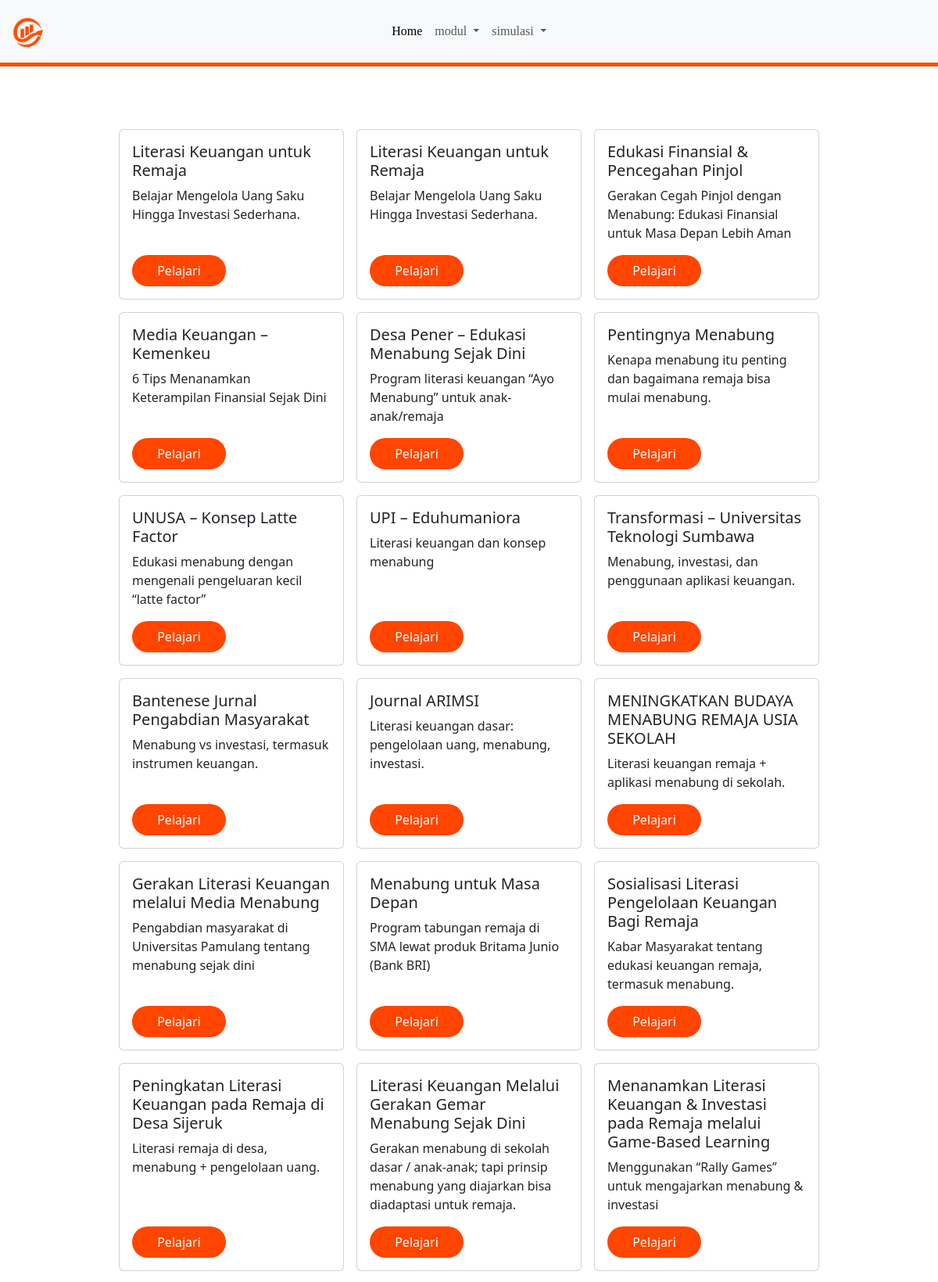
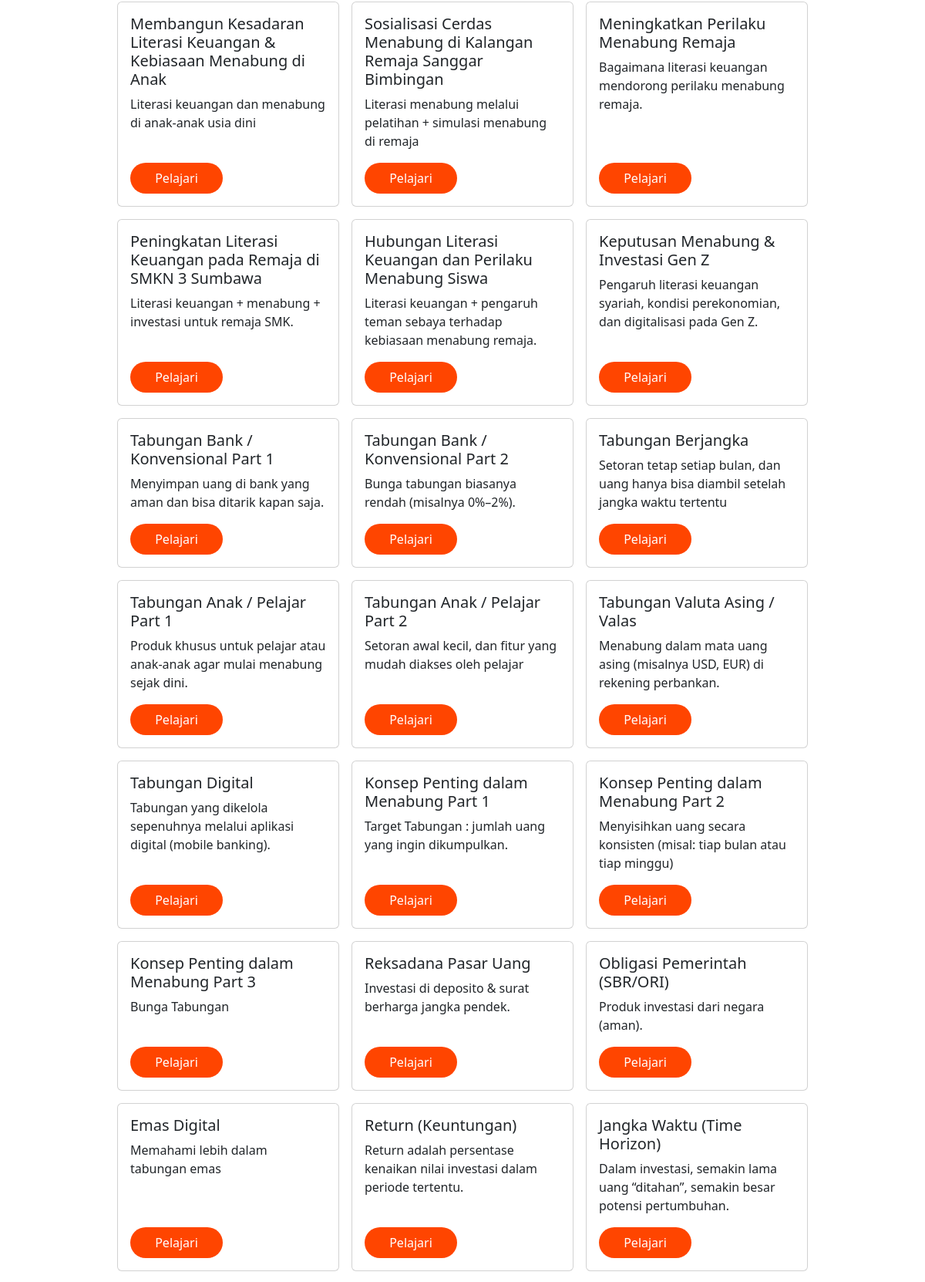
The page /modul.php (upper part) on the database its author committed (2 pictures, top to bottom).
### modul.php (the view, shortened to what this page needs)
<?php
    include 'koneksi.php';
    $query =  "SELECT * FROM `modul belajar`;";
    $sql = mysqli_query($conn, $query);
?>
<!doctype html>
<html lang="en">
<head>
    <link href="style.css" rel="stylesheet">
    <link href="css/bootstrap.min.css" rel="stylesheet">
</head>
<body>
    <nav class="navbar navbar-expand-lg bg-body-tertiary">
        <div class="container-fluid">
            <a class="navbar-brand" href="#">
                <img src="src/sikat.png" alt="Logo" width="50" height="50" class="d-inline-block align-text-top">
            </a>
            <div class="collapse navbar-collapse" id="navbarNavDropdown">
                <ul class="navbar-nav position-absolute top-50  start-50 translate-middle">
                    <li class="nav-item">
                        <a class="nav-link active" aria-current="page" href="index.html">Home</a>
                    </li>
                    <li class="nav-item dropdown">
                        <a class="nav-link dropdown-toggle" href="#" role="button" data-bs-toggle="dropdown"
                            aria-expanded="false">
                            modul
                        </a>
                    </li>
                    <li class="nav-item dropdown">
                        <a class="nav-link dropdown-toggle" href="#" role="button" data-bs-toggle="dropdown"
                            aria-expanded="false">
                            simulasi
                        </a>
                    </li>
                </ul>
            </div>
        </div>
    </nav>
    <main>
        <div class="konten">
        <?php
        while($result = mysqli_fetch_assoc($sql)){
        ?>
        <form method="POST" class="card" style="width: 18rem;">
            <div class="card-body">
                <h5 class="card-title">
                    <?php
                    echo $result['judul modul'];
                    ?>
                </h5>
                <p class="card-text">
                    <?php
                    echo $result['deskripsi'];
                    ?>
                </p>
                <a href="
                <?php
                    echo $result['konten modul'];
                ?>
                " class="card-link" name="pelajari" >Pelajari</a>
            </div>
        </form>
        <?php
        }
        ?>
    </main>
</body>
</html>

### style.css (style rules this page uses)
main { display: flex; margin-top: 2rem; }
body { font-family: "HYWenHei"; margin: 0; display: flex; justify-content: center; flex-direction: column; min-height: 100vh; }
.konten { padding: 2rem; margin: 1rem; display: flex; justify-content: center; flex-wrap: wrap; gap: 1rem; }
.navbar { border-bottom: 5px solid; border-color: #FF4D00; font-family: 'hywenhei'; }
.card-body { display: flex; flex-direction: column; }
.card-body a { margin-top: auto; display: flex; justify-content: center; align-items: center; text-decoration: none; color: white; background-color: orangered; border-radius: 2rem; width: 120px; height: 40px; padding: 10px 20px; }
nav { display: flex; align-items: center; }

### rows shown on the page
modul belajar: judul modul "Literasi Keuangan untuk Remaja", deskripsi "Belajar Mengelola Uang Saku Hingga Investasi Sederhana."
modul belajar: judul modul "Literasi Keuangan untuk Remaja", deskripsi "Belajar Mengelola Uang Saku Hingga Investasi Sederhana."
modul belajar: judul modul "Edukasi Finansial & Pencegahan Pinjol", deskripsi "Gerakan Cegah Pinjol dengan Menabung: Edukasi Finansial untuk Masa Depan Lebih Aman"
modul belajar: judul modul "Media Keuangan – Kemenkeu", deskripsi "6 Tips Menanamkan Keterampilan Finansial Sejak Dini"
modul belajar: judul modul "Desa Pener – Edukasi Menabung Sejak Dini", deskripsi "Program literasi keuangan “Ayo Menabung” untuk anak-anak/remaja"
modul belajar: judul modul "Pentingnya Menabung", deskripsi "Kenapa menabung itu penting dan bagaimana remaja bisa mulai menabung."
modul belajar: judul modul "UNUSA – Konsep Latte Factor", deskripsi "Edukasi menabung dengan mengenali pengeluaran kecil “latte factor”"
modul belajar: judul modul "UPI – Eduhumaniora", deskripsi "Literasi keuangan dan konsep menabung"
modul belajar: judul modul "Transformasi – Universitas Teknologi Sumbawa", deskripsi "Menabung, investasi, dan penggunaan aplikasi keuangan."
modul belajar: judul modul "Bantenese Jurnal Pengabdian Masyarakat", deskripsi "Menabung vs investasi, termasuk instrumen keuangan."
modul belajar: judul modul "Journal ARIMSI", deskripsi "Literasi keuangan dasar: pengelolaan uang, menabung, investasi."
modul belajar: judul modul "MENINGKATKAN BUDAYA MENABUNG REMAJA USIA SEKOLAH", deskripsi "Literasi keuangan remaja + aplikasi menabung di sekolah."
modul belajar: judul modul "Gerakan Literasi Keuangan melalui Media Menabung", deskripsi "Pengabdian masyarakat di Universitas Pamulang tentang menabung sejak dini"
modul belajar: judul modul "Menabung untuk Masa Depan", deskripsi "Program tabungan remaja di SMA lewat produk Britama Junio (Bank BRI)"
modul belajar: judul modul "Sosialisasi Literasi Pengelolaan Keuangan Bagi Remaja", deskripsi "Kabar Masyarakat tentang edukasi keuangan remaja, termasuk menabung."
modul belajar: judul modul "Peningkatan Literasi Keuangan pada Remaja di Desa Sijeruk", deskripsi "Literasi remaja di desa, menabung + pengelolaan uang."
modul belajar: judul modul "Literasi Keuangan Melalui Gerakan Gemar Menabung Sejak Dini", deskripsi "Gerakan menabung di sekolah dasar / anak-anak; tapi prinsip menabung yang diajarkan bisa diadaptasi untuk remaja."
modul belajar: judul modul "Menanamkan Literasi Keuangan & Investasi pada Remaja melalui Game-Based Learning", deskripsi "Menggunakan “Rally Games” untuk mengajarkan menabung & investasi"
modul belajar: judul modul "Membangun Kesadaran Literasi Keuangan & Kebiasaan Menabung di Anak", deskripsi "Literasi keuangan dan menabung di anak-anak usia dini"
modul belajar: judul modul "Sosialisasi Cerdas Menabung di Kalangan Remaja Sanggar Bimbingan", deskripsi "Literasi menabung melalui pelatihan + simulasi menabung di remaja"
modul belajar: judul modul "Meningkatkan Perilaku Menabung Remaja", deskripsi "Bagaimana literasi keuangan mendorong perilaku menabung remaja."
modul belajar: judul modul "Peningkatan Literasi Keuangan pada Remaja di SMKN 3 Sumbawa", deskripsi "Literasi keuangan + menabung + investasi untuk remaja SMK."
modul belajar: judul modul "Hubungan Literasi Keuangan dan Perilaku Menabung Siswa", deskripsi "Literasi keuangan + pengaruh teman sebaya terhadap kebiasaan menabung remaja."
modul belajar: judul modul "Keputusan Menabung & Investasi Gen Z", deskripsi "Pengaruh literasi keuangan syariah, kondisi perekonomian, dan digitalisasi pada Gen Z."
modul belajar: judul modul "Tabungan Bank / Konvensional Part 1", deskripsi "Menyimpan uang di bank yang aman dan bisa ditarik kapan saja."
modul belajar: judul modul "Tabungan Bank / Konvensional Part 2", deskripsi "Bunga tabungan biasanya rendah (misalnya 0%–2%)."
modul belajar: judul modul "Tabungan Berjangka", deskripsi "Setoran tetap setiap bulan, dan uang hanya bisa diambil setelah jangka waktu tertentu"
modul belajar: judul modul "Tabungan Anak / Pelajar Part 1", deskripsi "Produk khusus untuk pelajar atau anak-anak agar mulai menabung sejak dini."
modul belajar: judul modul "Tabungan Anak / Pelajar Part 2", deskripsi "Setoran awal kecil, dan fitur yang mudah diakses oleh pelajar"
modul belajar: judul modul "Tabungan Valuta Asing / Valas", deskripsi "Menabung dalam mata uang asing (misalnya USD, EUR) di rekening perbankan."
modul belajar: judul modul "Tabungan Digital", deskripsi "Tabungan yang dikelola sepenuhnya melalui aplikasi digital (mobile banking)."
modul belajar: judul modul "Konsep Penting dalam Menabung Part 1", deskripsi "Target Tabungan : jumlah uang yang ingin dikumpulkan."
modul belajar: judul modul "Konsep Penting dalam Menabung Part 2", deskripsi "Menyisihkan uang secara konsisten (misal: tiap bulan atau tiap minggu)"
modul belajar: judul modul "Konsep Penting dalam Menabung Part 3", deskripsi "Bunga Tabungan"
modul belajar: judul modul "Reksadana Pasar Uang", deskripsi "Investasi di deposito & surat berharga jangka pendek."
modul belajar: judul modul "Obligasi Pemerintah (SBR/ORI)", deskripsi "Produk investasi dari negara (aman)."
modul belajar: judul modul "Emas Digital", deskripsi "Memahami lebih dalam tabungan emas"
modul belajar: judul modul "Return (Keuntungan)", deskripsi "Return adalah persentase kenaikan nilai investasi dalam periode tertentu."
modul belajar: judul modul "Jangka Waktu (Time Horizon)", deskripsi "Dalam investasi, semakin lama uang “ditahan”, semakin besar potensi pertumbuhan."
